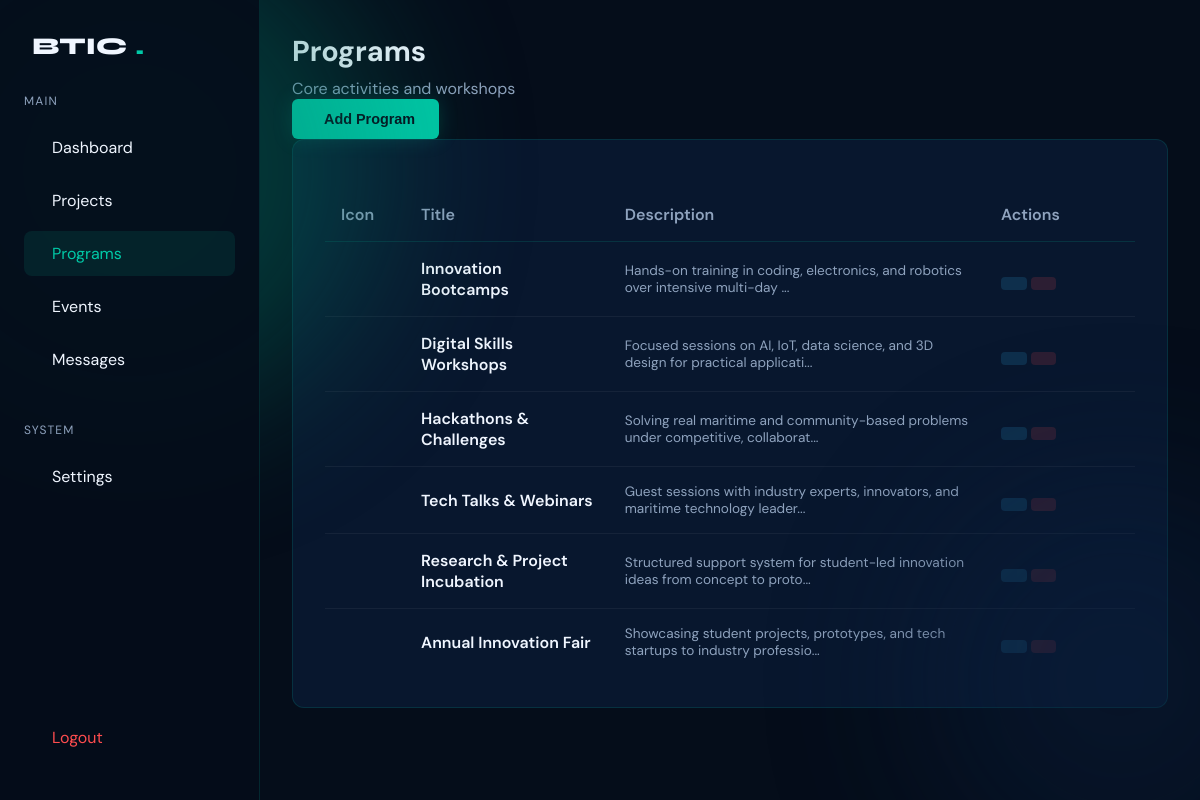
Screenshot of /admin/programs.php (signed in) with the database file from the repository.
### tables this page shows
CREATE TABLE `programs` (
  `id` int(11) NOT NULL AUTO_INCREMENT,
  `title` varchar(100) NOT NULL,
  `description` text NOT NULL,
  `icon_class` varchar(50) DEFAULT NULL,
  `display_order` int(11) DEFAULT 0,
  PRIMARY KEY (`id`)
);

### admin/programs.php (the view, shortened to what this page needs)
<?php
include '../db_connect.php';
$programs = $conn->query("SELECT * FROM programs ORDER BY display_order ASC, id ASC")->fetchAll(PDO::FETCH_ASSOC);
include 'includes/header.php';
?>
<div class="dashboard-wrapper">
    <aside class="sidebar">
        <div class="login-logo" style="justify-content: flex-start; margin-bottom: 0;">
            <i class="ri-anchor-line" style="color:var(--teal)"></i> BTIC<span>.</span>
        </div>
        <div class="menu-label">Main</div>
        <a href="index.php" class="menu-link"><i class="ri-dashboard-line"></i> Dashboard</a>
        <a href="projects.php" class="menu-link"><i class="ri-folder-line"></i> Projects</a>
        <a href="programs.php" class="menu-link active"><i class="ri-code-s-slash-line"></i> Programs</a>
        <a href="events.php" class="menu-link"><i class="ri-calendar-event-line"></i> Events</a>
        <a href="messages.php" class="menu-link"><i class="ri-mail-line"></i> Messages</a>
        <div class="menu-label">System</div>
        <a href="settings.php" class="menu-link"><i class="ri-settings-line"></i> Settings</a>
        <a href="logout.php" class="menu-link" style="margin-top: auto; color: var(--error);"> Logout</a>
    </aside>
    <main class="main-content">
        <div class="top-bar">
            <div>
                <h1 class="section-title" style="font-size: 1.8rem; margin: 0;">Programs</h1>
                <p style="color: var(--muted); margin-top: 0.5rem;">Core activities and workshops</p>
            </div>
            <button class="btn btn-primary" onclick="openModal()">
                <i class="ri-add-line"></i> Add Program
            </button>
        </div>
        <div class="content-card">
            <table class="data-table">
                <thead>
                    <tr>
                        <th width="80">Icon</th>
                        <th>Title</th>
                        <th>Description</th>
                        <th width="150">Actions</th>
                    </tr>
                </thead>
                <tbody>
                    <?php foreach ($programs as $prog): ?>
                        <tr>
                            <td>
                            </td>
                            <td>
                                <div style="font-weight: 600;">
                                    <?php echo htmlspecialchars($prog['title']); ?>
                                </div>
                            </td>
                            <td>
                                <div style="font-size: 0.85rem; color: var(--muted);">
                                    <?php echo substr(htmlspecialchars($prog['description']), 0, 80) . '...'; ?>
                                </div>
                            </td>
                            <td>
                                <a href="#" class="action-btn btn-edit"><i class="ri-pencil-line"></i></a>
                                <a href="programs.php?delete=<?php echo $prog['id']; ?>" class="action-btn btn-delete"
                                    onclick="return confirm('Are you sure?')"><i class="ri-delete-bin-line"></i></a>
                            </td>
                        </tr>
                    <?php endforeach; ?>
                </tbody>
            </table>
        </div>
    </main>
</div>
</body>
</html>

### admin/includes/header.php (shortened to what this page needs)
<!DOCTYPE html>
<html lang="en">
<head>
    <link href="https://cdn.jsdelivr.net/npm/remixicon@3.5.0/fonts/remixicon.css" rel="stylesheet">
</head>
<body>
    <div class="bg-blobs">
        <div class="blob blob-2"></div>
    </div>

### admin/includes/header.php (style rules this page uses)
:root { --ocean: #050d1a; --deep: #07152b; --mid: #0a2040; --teal: #00c9a7; --teal-dim: #007a67; --amber: #f5a623; --sky: #38bdf8; --muted: #8fa3be; --white: #f0f6ff; --card-bg: rgba(10, 30, 60, 0.6); --border: rgba(0, 201, 167, 0.15); --error: #ff4d4f; }
*, *::before, *::after { margin: 0; padding: 0; box-sizing: border-box; }
body { font-family: 'DM Sans', sans-serif; background-color: var(--ocean); color: var(--white); min-height: 100vh; display: flex; flex-direction: column; }
.btn { display: inline-flex; align-items: center; gap: 0.5rem; padding: 0.75rem 1.5rem; border-radius: 6px; font-size: 0.9rem; font-weight: 500; cursor: pointer; text-decoration: none; border: none; transition: all 0.3s ease; }
.btn-primary { background: var(--teal); color: var(--ocean); font-weight: 600; box-shadow: 0 0 20px rgba(0, 201, 167, 0.2); }
.login-logo { font-family: 'Syne', sans-serif; font-size: 1.5rem; font-weight: 800; color: var(--white); display: flex; align-items: center; justify-content: center; gap: 0.5rem; margin-bottom: 0.5rem; }
.login-logo span { color: var(--teal); }
.bg-blobs { position: fixed; inset: 0; z-index: 0; pointer-events: none; }
.blob { position: absolute; border-radius: 50%; filter: blur(80px); opacity: 0.4; }
.blob-2 { bottom: -10%; right: -10%; width: 400px; height: 400px; background: var(--mid); }

### admin/programs.php (style rules this page uses)
.dashboard-wrapper { display: flex; min-height: 100vh; }
.sidebar { width: 260px; background: rgba(5, 13, 26, 0.9); border-right: 1px solid var(--border); padding: 2rem 1.5rem; display: flex; flex-direction: column; position: fixed; height: 100vh; }
.main-content { flex: 1; margin-left: 260px; padding: 2rem; }
.menu-label { font-size: 0.75rem; text-transform: uppercase; letter-spacing: 0.1em; color: var(--muted); margin-bottom: 1rem; margin-top: 2rem; }
.menu-link { display: flex; align-items: center; gap: 0.75rem; padding: 0.75rem 1rem; color: var(--white); text-decoration: none; border-radius: 8px; margin-bottom: 0.5rem; transition: all 0.3s; }
.menu-link:hover, .menu-link.active { background: rgba(0, 201, 167, 0.1); color: var(--teal); }
.content-card { background: var(--card-bg); border: 1px solid var(--border); border-radius: 12px; padding: 2rem; overflow: hidden; }
.data-table { width: 100%; border-collapse: collapse; margin-top: 1rem; }
.data-table th { text-align: left; padding: 1rem; color: var(--muted); border-bottom: 1px solid var(--border); font-weight: 600; }
.data-table td { padding: 1rem; border-bottom: 1px solid rgba(255, 255, 255, 0.05); color: var(--white); vertical-align: middle; }
.data-table tr:last-child td { border-bottom: none; }
.action-btn { padding: 0.4rem 0.8rem; border-radius: 4px; font-size: 0.8rem; text-decoration: none; display: inline-flex; align-items: center; gap: 0.3rem; transition: all 0.2s; }
.btn-edit { background: rgba(56, 189, 248, 0.15); color: var(--sky); }
.btn-delete { background: rgba(255, 77, 79, 0.15); color: var(--error); }

### rows the page displays
programs: title "Innovation Bootcamps", description "Hands-on training in coding, electronics, and robotics over intensive multi-day"
programs: title "Digital Skills Workshops", description "Focused sessions on AI, IoT, data science, and 3D design for practical applicati"
programs: title "Hackathons & Challenges", description "Solving real maritime and community-based problems under competitive, collaborat"
programs: title "Tech Talks & Webinars", description "Guest sessions with industry experts, innovators, and maritime technology leader"
programs: title "Research & Project Incubation", description "Structured support system for student-led innovation ideas from concept to proto"
programs: title "Annual Innovation Fair", description "Showcasing student projects, prototypes, and tech startups to industry professio"
